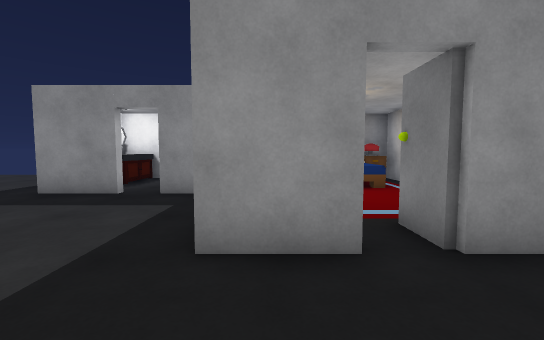
[1] (above)

17 first-person views from a walk through a 3-D level made in the Unity game engine. The camera is 1.2 m above the floor, tilts 4° down and sees 90° across. The floor is counted in squares, 1 m on a side. Each view is taken from the middle of a square. On the plan, view 1 faces up. The plan holds only what a view shows up to about 13 squares ahead; the rest is blank. The place goes on beyond the plan. The player character is not drawn. Some surface patterns are stand-ins.

[2]
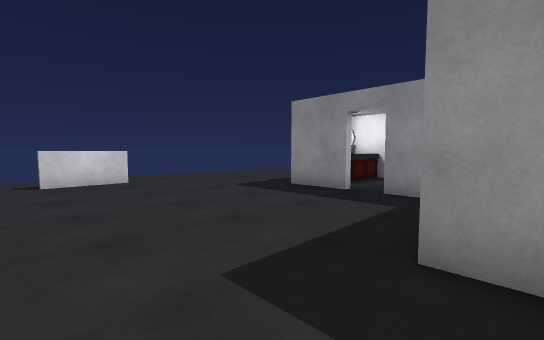

[3]
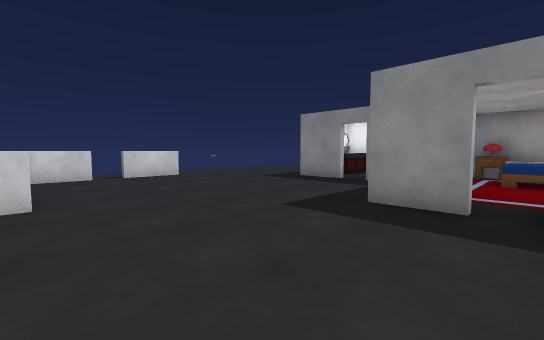

[4]
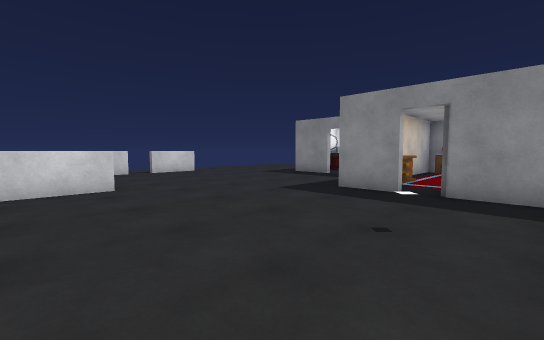

[5]
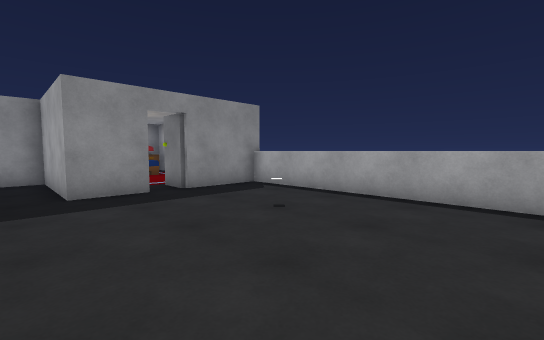

[6]
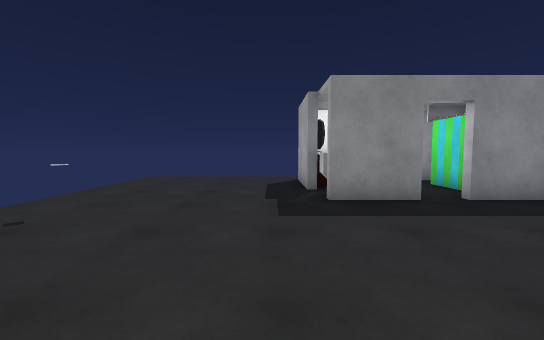

[7]
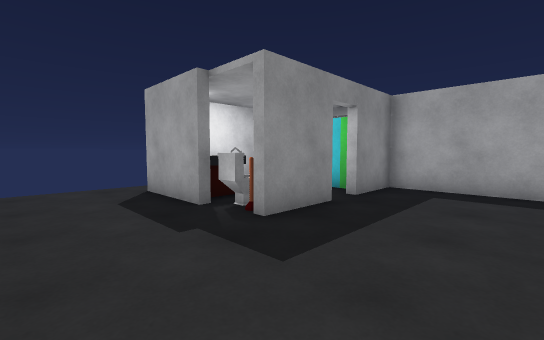

[8]
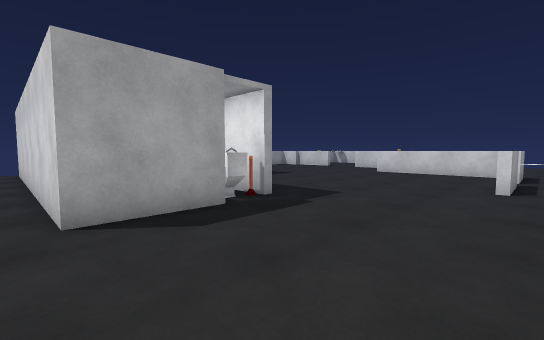

[9]
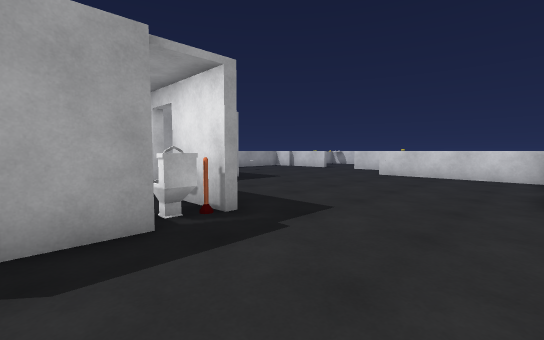

[10]
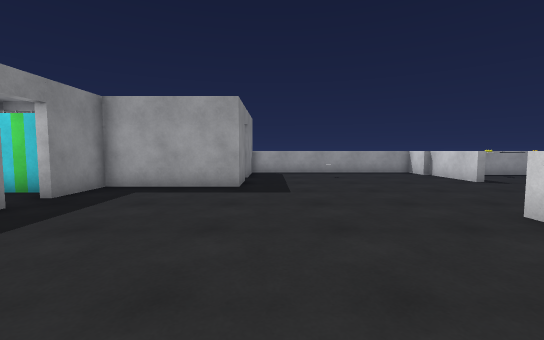

[11]
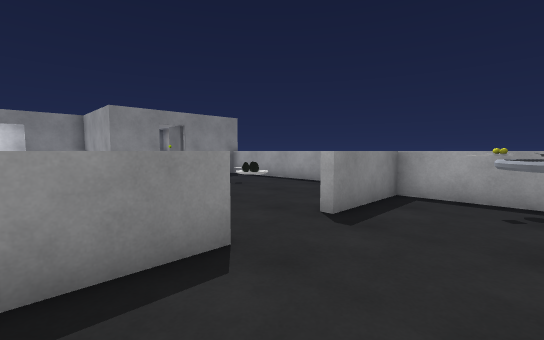

[12]
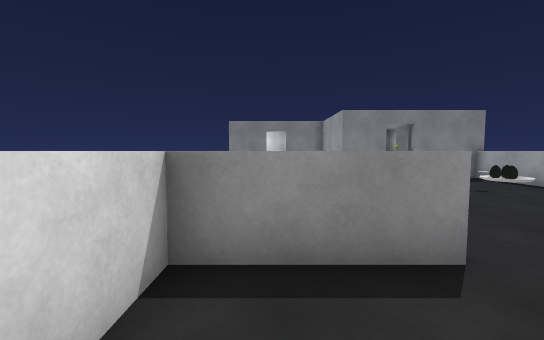

[13]
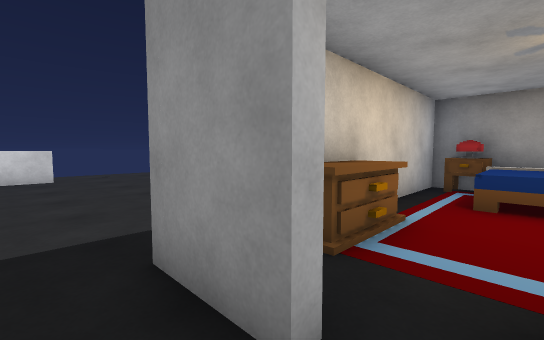

[14]
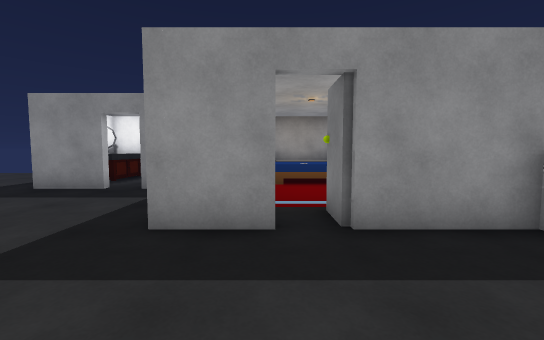

[15]
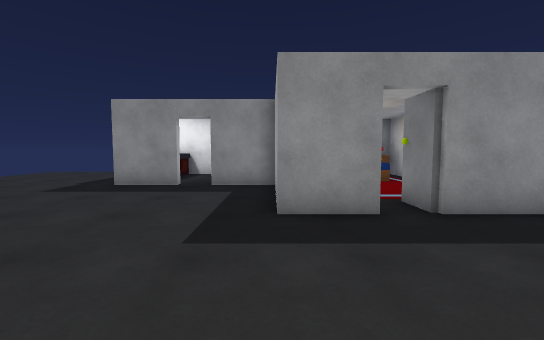

[16]
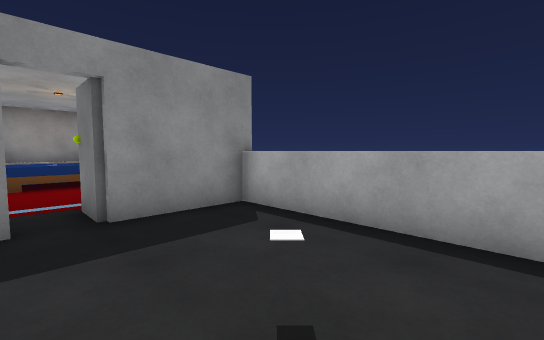

[17]
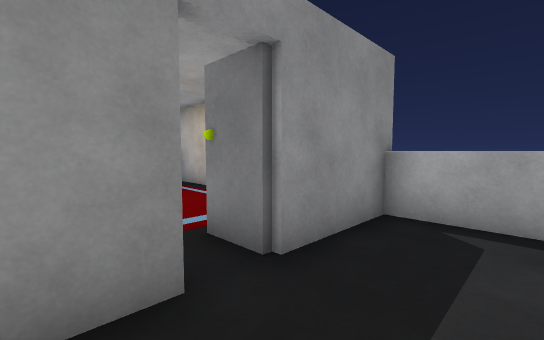

### Floor plan
Points are (right, up) in squares from view 1. A wall is a line through its corners. A room is listed if a view was taken in it or the views show most of it. See-through windows are left out.
Room 1 (views 1, 2, 3, 4, 5, 6, 7, 8, 9, 10, 13, 14, 15, 16, 17)
walls: (1.1, 3.1) (-0.9, 3.1) (-0.9, 7.6) (-3.1, 7.6) (-3.1, 8); (-11.4, 3.4) (-11.1, 3.4) (-11.1, 0.9); (-6.5, 9.4) (-6.9, 9.4) (-6.9, 12.4); (-11.1, -0.3) (-11.1, -2.6) (-5.1, -2.6) (-5.1, -5.1); (-1.5, 12.1) (-6.6, 12.1) (-6.6, 11.6); (0.4, -5.9) (3, -5.9); (5.5, 3.1) (2.1, 3.1); (5.1, -5.1) (5.1, 3.1)
ways out: opening at (-0.5, -6) to room 2; opening at (-12.5, 3.5); opening at (-11, 0); opening at (-7, 13); gap at (-11, 1); gap at (-3, 8)
objects: other object (-12, 6); other object (-6, 8); toilet (-6, 9); other object (-6, 10) to (-6, 11); other object (-6, 11) to (-5, 12); shower (-2, 9) to (-2, 11); other object (2, -1) to (3, -1)
Room 2 (views 11, 12)
walls: (-1.9, -6.2) (-5.1, -6.2) (-5.1, -8); (3.6, -9.1) (3.6, -6.2) (0.4, -6.2)
ways out: opening at (-0.5, -6) to room 1
objects: cake (-3, -9); other object (-3, -8); other object (3, -9); other object (3, -8)

Where each view was taken, in squares from view 1:
view 1: 0 up, 0 right, facing up
view 2: 0 up, 0 right, facing up-left
view 3: 3 down, 2 right, facing up-left
view 4: 5 down, 4 right, facing up-left
view 5: 5 down, 2 left, facing up-right
view 6: 1 up, 8 left, facing up
view 7: 4 up, 10 left, facing up-right
view 8: 13 up, 12 left, facing down-right
view 9: 11 up, 11 left, facing down-right
view 10: 2 up, 10 left, facing right
view 11: 9 down, 4 left, facing up-right
view 12: 9 down, 4 left, facing up
view 13: 2 up, 2 right, facing up-left
view 14: 1 down, 1 right, facing up
view 15: 2 down, 1 left, facing up
view 16: 2 down, 1 right, facing up-right
view 17: 1 up, 0 right, facing up-right
